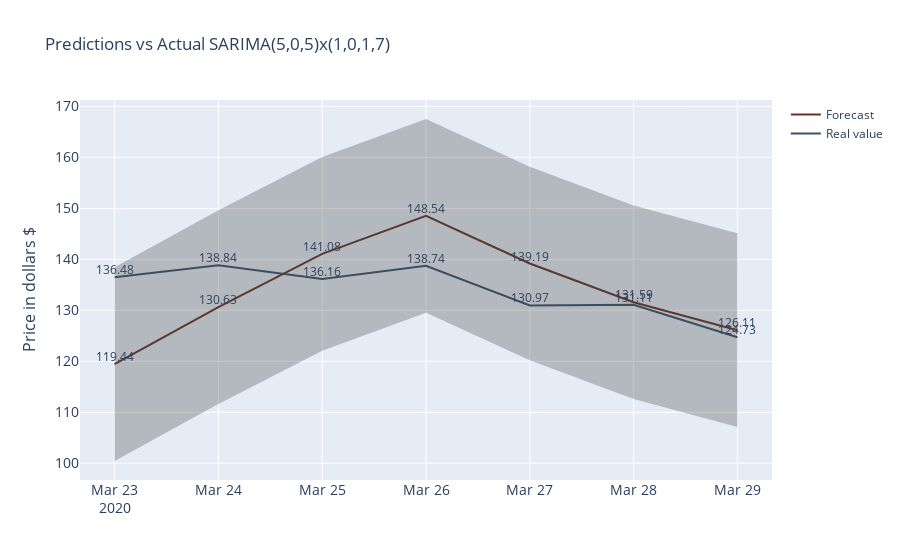

Notebook code cell kept with this figure:
### Code cell
aux = aux_df.reset_index()

fig = go.Figure()
fig.add_trace(go.Scatter(x=list(aux['Fecha']),
                y=aux['Real_value'],
                name="Real value",
                marker_color='rgb(55, 83, 109)',
                mode="lines+text",
                text=list(aux['Real_value']),
                textposition="top center"
                ))
fig.add_trace(go.Scatter(x=list(aux['Fecha']),
                y=aux['Forecast'],
                name="Forecast",
                marker_color='rgb(100, 53, 39)',
                mode="lines+text",
                text=list(aux['Forecast']),
                textposition="top center"
                ))
fig.add_trace(go.Scatter(
                name='Upper Bound',
                x=list(aux['Fecha']),
                y=aux['Forecast']+19,
                mode='lines',
                marker=dict(color="#444"),
                line=dict(width=0),
                showlegend=False
                ))
fig.add_trace(go.Scatter(
                name='Lower Bound',
                x=list(aux['Fecha']),
                y=aux['Forecast']-19,
                marker=dict(color="#444"),
                line=dict(width=0),
                mode='lines',
                fillcolor='rgba(68, 68, 68, 0.3)',
                fill='tonexty',
                showlegend=False
                ))
fig.update_layout(
    title='Predictions vs Actual SARIMA(5,0,5)x(1,0,1,7)',
    xaxis_tickfont_size=14,
    yaxis=dict(
        title='Price in dollars $',
        titlefont_size=16,
        tickfont_size=14,
    )
)
fig.show()

### Figure 1 — Plotly figure (JSON) as saved in the notebook; plotly's stock layout.template omitted (floating-point values rounded to 4 significant figures)
{"data": [{"marker": {"color": "rgb(55, 83, 109)"}, "mode": "lines+text", "name": "Real value", "text": ["136.48", "138.84", "136.16", "138.74", "130.97", "131.11", "124.73"], "textposition": "top center", "type": "scatter", "x": ["2020-03-23T00:00:00", "2020-03-24T00:00:00", "2020-03-25T00:00:00", "2020-03-26T00:00:00", "2020-03-27T00:00:00", "2020-03-28T00:00:00", "2020-03-29T00:00:00"], "y": [136.5, 138.8, 136.2, 138.7, 131.0, 131.1, 124.7]}, {"marker": {"color": "rgb(100, 53, 39)"}, "mode": "lines+text", "name": "Forecast", "text": ["119.44", "130.63", "141.08", "148.54", "139.19", "131.59", "126.11"], "textposition": "top center", "type": "scatter", "x": ["2020-03-23T00:00:00", "2020-03-24T00:00:00", "2020-03-25T00:00:00", "2020-03-26T00:00:00", "2020-03-27T00:00:00", "2020-03-28T00:00:00", "2020-03-29T00:00:00"], "y": [119.4, 130.6, 141.1, 148.5, 139.2, 131.6, 126.1]}, {"line": {"width": 0}, "marker": {"color": "#444"}, "mode": "lines", "name": "Upper Bound", "showlegend": false, "type": "scatter", "x": ["2020-03-23T00:00:00", "2020-03-24T00:00:00", "2020-03-25T00:00:00", "2020-03-26T00:00:00", "2020-03-27T00:00:00", "2020-03-28T00:00:00", "2020-03-29T00:00:00"], "y": [138.4, 149.6, 160.1, 167.5, 158.2, 150.6, 145.1]}, {"fill": "tonexty", "fillcolor": "rgba(68, 68, 68, 0.3)", "line": {"width": 0}, "marker": {"color": "#444"}, "mode": "lines", "name": "Lower Bound", "showlegend": false, "type": "scatter", "x": ["2020-03-23T00:00:00", "2020-03-24T00:00:00", "2020-03-25T00:00:00", "2020-03-26T00:00:00", "2020-03-27T00:00:00", "2020-03-28T00:00:00", "2020-03-29T00:00:00"], "y": [100.4, 111.6, 122.1, 129.5, 120.2, 112.6, 107.1]}], "layout": {"title": {"text": "Predictions vs Actual SARIMA(5,0,5)x(1,0,1,7)"}, "xaxis": {"tickfont": {"size": 14}}, "yaxis": {"tickfont": {"size": 14}, "title": {"font": {"size": 16}, "text": "Price in dollars $"}}}}
